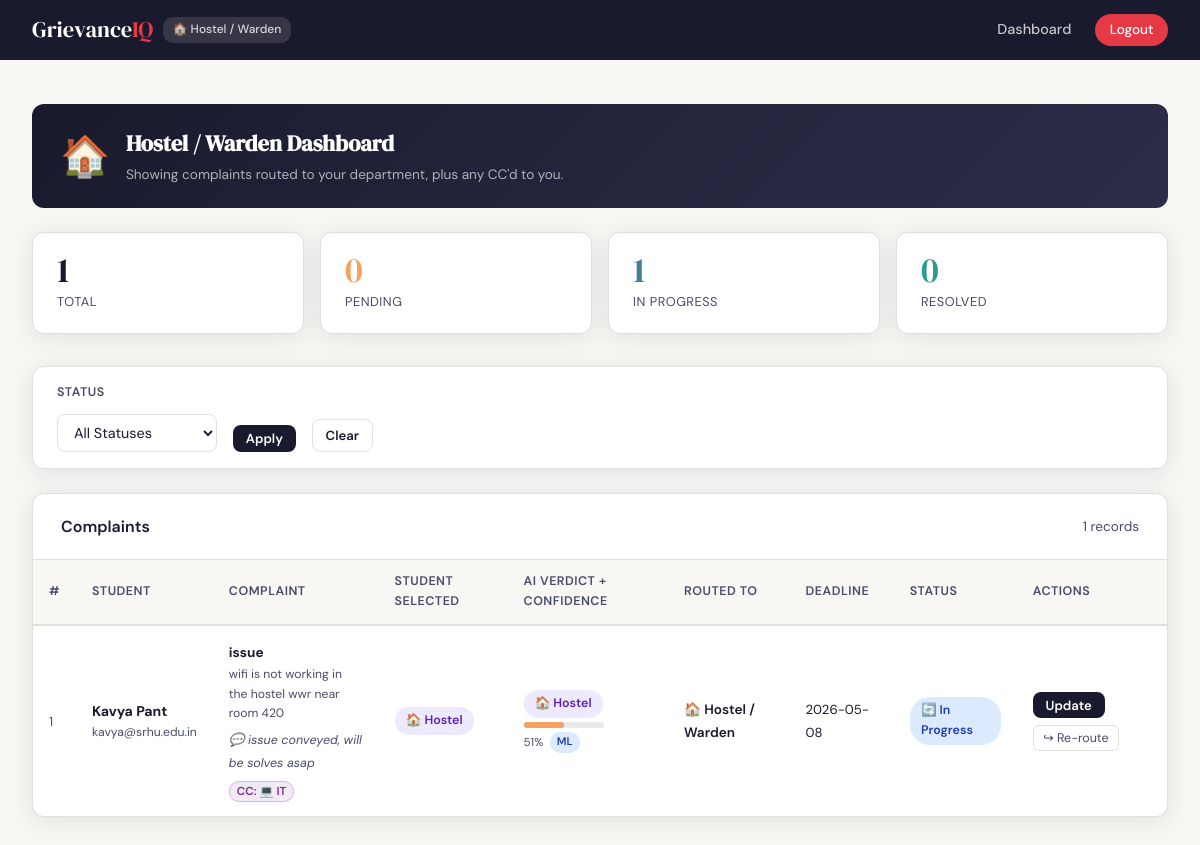
/admin (signed in), run on the app's committed database.
### tables this page shows
CREATE TABLE complaints (
            id             INTEGER PRIMARY KEY AUTOINCREMENT,
            title          TEXT    NOT NULL,
            description    TEXT    NOT NULL,
            category       TEXT    NOT NULL,
            ai_category    TEXT    NOT NULL,
            ai_confidence  REAL    DEFAULT 0.0,
            ai_source      TEXT    DEFAULT 'keyword_fallback',
            routed_to      TEXT    NOT NULL,
            status         TEXT    NOT NULL DEFAULT 'Pending',
            attachment     TEXT    DEFAULT NULL,
            admin_remark   TEXT    DEFAULT NULL,
            resolve_by     TEXT    DEFAULT NULL,
            is_overdue     INTEGER DEFAULT 0,
            user_id        INTEGER NOT NULL,
            submitted_at   TEXT    NOT NULL,
            FOREIGN KEY(user_id) REFERENCES users(id)
        );

CREATE TABLE users (
            id         INTEGER PRIMARY KEY AUTOINCREMENT,
            name       TEXT    NOT NULL,
            email      TEXT    UNIQUE NOT NULL,
            password   TEXT    NOT NULL,
            role       TEXT    NOT NULL DEFAULT 'student',
            department TEXT    DEFAULT NULL
        );

CREATE TABLE complaint_cc (
            id           INTEGER PRIMARY KEY AUTOINCREMENT,
            complaint_id INTEGER NOT NULL,
            cc_dept      TEXT    NOT NULL,
            FOREIGN KEY(complaint_id) REFERENCES complaints(id)
        );

### app.py (the view)
@app.route('/admin')
def admin_dashboard():
    if 'user_id' not in session or session['user_role'] not in ('admin', 'superadmin'):
        return redirect(url_for('login'))
    check_overdue_complaints()
    is_super  = (session['user_role'] == 'superadmin')
    user_dept = session.get('user_department')
    filter_dept   = request.args.get('category', '')
    filter_status = request.args.get('status', '')
    conn = get_db()
    if is_super:
        base_q = '''SELECT c.*, u.name as student_name, u.email as student_email,
                           NULL as cc_dept_label
                    FROM complaints c JOIN users u ON c.user_id=u.id WHERE 1=1'''
        base_p = []
        if filter_dept:
            base_q += ' AND c.routed_to=?'
            base_p.append(filter_dept)
        if filter_status:
            base_q += ' AND c.status=?'
            base_p.append(filter_status)
        cc_q = '''SELECT c.*, u.name as student_name, u.email as student_email,
                         cc.cc_dept as cc_dept_label
                  FROM complaints c JOIN users u ON c.user_id=u.id
                  JOIN complaint_cc cc ON cc.complaint_id=c.id WHERE 1=1'''
        cc_p = []
        if filter_dept:
            cc_q += ' AND cc.cc_dept=?'
            cc_p.append(filter_dept)
        if filter_status:
            cc_q += ' AND c.status=?'
            cc_p.append(filter_status)
    else:
        base_q = '''SELECT c.*, u.name as student_name, u.email as student_email,
                           NULL as cc_dept_label
                    FROM complaints c JOIN users u ON c.user_id=u.id
                    WHERE c.routed_to=?'''
        base_p = [user_dept]
        if filter_status:
            base_q += ' AND c.status=?'
            base_p.append(filter_status)
        cc_q = '''SELECT c.*, u.name as student_name, u.email as student_email,
                         cc.cc_dept as cc_dept_label
                  FROM complaints c JOIN users u ON c.user_id=u.id
                  JOIN complaint_cc cc ON cc.complaint_id=c.id
                  WHERE cc.cc_dept=?'''
        cc_p = [user_dept]
        if filter_status:
            cc_q += ' AND c.status=?'
            cc_p.append(filter_status)
    direct = conn.execute(base_q + ' ORDER BY c.submitted_at DESC', base_p).fetchall()
    ccd    = conn.execute(cc_q   + ' ORDER BY c.submitted_at DESC', cc_p).fetchall()
    complaints = list(direct) + list(ccd)
    cc_map = {}
    for row in complaints:
        cid = row['id']
        if cid not in cc_map:
            ccs = conn.execute(
                'SELECT cc_dept FROM complaint_cc WHERE complaint_id=?', (cid,)
            ).fetchall()
            cc_map[cid] = [r['cc_dept'] for r in ccs]
    conn.close()
    stats = {'Pending': 0, 'In Progress': 0, 'Resolved': 0, 'Total': len(complaints)}
    for c in complaints:
        if c['status'] in stats:
            stats[c['status']] += 1
    return render_template('admin_dashboard.html',
                           complaints=complaints,
                           cc_map=cc_map,
                           stats=stats,
                           departments=DEPARTMENTS,
                           is_super=is_super,
                           user_dept=user_dept,
                           selected_category=filter_dept,
                           selected_status=filter_status,
                           today=date.today().isoformat())

### templates/admin_dashboard.html (shortened to what this page needs)
{% extends "base.html" %}
{% block content %}
<div class="page">
    {% if not is_super %}
    <div class="dept-head-banner">
        <span class="big-icon">{{ departments[user_dept].icon }}</span>
        <div>
            <h2>{{ departments[user_dept].label }} Dashboard</h2>
            <p>Showing complaints routed to your department, plus any CC'd to you.</p>
        </div>
    </div>
    {% else %}
    <div style="margin-bottom:.25rem;">
        <h1 class="page-title">⭐ Super Admin Dashboard</h1>
        <p class="page-subtitle">All complaints across every department.</p>
    </div>
    {% endif %}
    <div class="stats-grid">
        <div class="stat-card stat-total"><div class="number">{{ stats.Total }}</div><div class="label">Total</div></div>
        <div class="stat-card stat-pending"><div class="number">{{ stats.Pending }}</div><div class="label">Pending</div></div>
        <div class="stat-card stat-progress"><div class="number">{{ stats['In Progress'] }}</div><div class="label">In Progress</div></div>
        <div class="stat-card stat-resolved"><div class="number">{{ stats.Resolved }}</div><div class="label">Resolved</div></div>
    </div>
    <form method="GET" action="{{ url_for('admin_dashboard') }}">
        <div class="filter-bar">
            <div class="filter-group">
                <label>Status</label>
                <select name="status">
                    <option value="">All Statuses</option>
                </select>
            </div>
            <button type="submit" class="btn btn-primary btn-sm">Apply</button>
            <a href="{{ url_for('admin_dashboard') }}" class="btn btn-outline btn-sm">Clear</a>
        </div>
    </form>
    <div class="card">
        <div class="card-header">
            <span style="font-weight:600;">Complaints</span>
            <span style="color:var(--ink-soft); font-size:.85rem;">{{ complaints|length }} records</span>
        </div>
        {% if complaints %}
        <div class="table-wrap">
            <table>
                <thead>
                    <tr>
                        <th>#</th>
                        <th>Student</th>
                        <th>Complaint</th>
                        <th>Student selected</th>
                        <th>AI verdict + confidence</th>
                        <th>Routed to</th>
                        <th>Deadline</th>
                        <th>Status</th>
                        <th>Actions</th>
                    </tr>
                </thead>
                <tbody>
                {% for c in complaints %}
                {% set conf = c.ai_confidence * 100 %}
                {% set is_mismatch = (c.category != c.ai_category and c.category != 'Other') %}
                <tr {% if is_mismatch and not c.is_overdue %}class="mismatch-row"{% elif c.is_overdue %}class="row-overdue"{% endif %}>
                    <td style="color:var(--ink-soft);font-size:.82rem;">{{ c.id }}</td>
                    <td>
                        <strong style="font-size:.88rem;">{{ c.student_name }}</strong>
                        <div style="font-size:.76rem;color:var(--ink-soft);">{{ c.student_email }}</div>
                    </td>
                    <td style="max-width:220px;">
                        <strong style="font-size:.85rem;">{{ c.title }}</strong>
                        <div style="font-size:.76rem;color:var(--ink-soft);margin-top:.1rem;">
                            {{ c.description[:65] }}{% if c.description|length>65 %}…{% endif %}
                        </div>
                        {% if c.admin_remark %}
                        <div style="margin-top:.25rem;">
                            <span class="remark-preview">💬 {{ c.admin_remark }}</span>
                        </div>
                        {% endif %}
                        {% if cc_map[c.id] %}
                        <div style="margin-top:.3rem;">
                            {% for dept in cc_map[c.id] %}
                                <span class="badge-cc-dept">CC: {{ departments[dept].icon }} {{ dept }}</span>
                            {% endfor %}
                        </div>
                        {% endif %}
                    </td>
                    <td>
                        <span class="badge badge-{{ c.category|lower }}">
                            {% if c.category in departments %}{{ departments[c.category].icon }}{% endif %}
                            {{ c.category }}
                        </span>
                    </td>
                    <td>
                        <span class="badge badge-{{ c.ai_category|lower }}">
                            {% if c.ai_category in departments %}{{ departments[c.ai_category].icon }}{% endif %}
                            {{ c.ai_category }}
                        </span>
                        <div class="conf-bar-wrap" style="margin-top:.3rem;">
                            <div class="conf-bar {% if conf >= 75 %}conf-high{% elif conf >= 50 %}conf-medium{% else %}conf-low{% endif %}"
                                 style="width:{{ [conf,100]|min }}%"></div>
                        </div>
                        <div style="display:flex;align-items:center;gap:.4rem;margin-top:.2rem;">
                            <span class="conf-label">{{ "%.0f"|format(conf) }}%</span>
                            <span class="source-tag {% if c.ai_source=='ml_model' %}source-ml{% else %}source-kw{% endif %}">
                                {{ 'ML' if c.ai_source=='ml_model' else 'KW' }}
                            </span>
                        </div>
                    </td>
                    <td>
                        <span style="font-weight:600;font-size:.85rem;">
                            {% if c.routed_to in departments %}{{ departments[c.routed_to].icon }}{% endif %}
                            {{ departments[c.routed_to].label if c.routed_to in departments else c.routed_to }}
                        </span>
                    </td>
                    <td>
                        {% if c.resolve_by %}
                            <span class="{% if c.is_overdue %}overdue-date{% endif %}" style="font-size:.82rem;">
                                {{ c.resolve_by }}
                            </span>
                        {% else %}
                            <span style="color:var(--ink-soft);font-size:.8rem;">—</span>
                        {% endif %}
                    </td>
                    <td>
                        {% if c.status=='Pending' %}<span class="badge badge-pending">⏳ Pending</span>
                        {% elif c.status=='In Progress' %}<span class="badge badge-progress">🔄 In Progress</span>
                        {% else %}<span class="badge badge-resolved">✅ Resolved</span>{% endif %}
                    </td>
                    <td>
    <button class="btn btn-primary btn-sm"
        onclick="openStatusModal({{ c.id }}, '{{ c.status }}', `{{ c.admin_remark or '' }}`, '{{ c.resolve_by or '' }}')">
        Update
    </button>
    {% if not c.cc_dept_label %}
    <button class="reroute-btn" style="margin-top:.4rem;"
        onclick="openReroute({{ c.id }}, '{{ c.routed_to }}', {{ cc_map[c.id]|tojson }})">
        ↪ Re-route
    </button>
    {% else %}
    <div style="font-size:.75rem;color:var(--ink-soft);margin-top:.3rem;">CC — can update, not re-route</div>
    {% endif %}
</td>
                </tr>
                {% endfor %}
                </tbody>
            </table>
        </div>
        {% else %}
        <div class="empty-state">
            <div class="icon">📭</div>
            <p>No complaints found.</p>
        </div>
        {% endif %}
    </div>
</div>
{% endblock %}

### templates/base.html (shortened to what this page needs)
<!DOCTYPE html>
<html lang="en">
<head>
</head>
<body>
<nav>
    <div style="display:flex; align-items:center;">
        <a class="nav-brand" href="#">Grievance<span>IQ</span></a>
        {% if session.user_department %}
            <span class="nav-dept-tag">
                {{ departments[session.user_department].icon }}
                {{ departments[session.user_department].label }}
            </span>
        {% elif session.user_role == 'superadmin' %}
            <span class="nav-dept-tag">⭐ Super Admin</span>
        {% endif %}
    </div>
    <div class="nav-links">
        {% if session.user_role == 'student' %}
            <a href="{{ url_for('student_dashboard') }}">My Complaints</a>
            <a href="{{ url_for('submit_complaint') }}">+ Submit</a>
            <a href="{{ url_for('logout') }}" class="nav-pill">Logout</a>
        {% elif session.user_role in ('admin', 'superadmin') %}
            <a href="{{ url_for('admin_dashboard') }}">Dashboard</a>
            <a href="{{ url_for('logout') }}" class="nav-pill">Logout</a>
        {% else %}
            <a href="{{ url_for('login') }}">Login</a>
            <a href="{{ url_for('signup') }}" class="nav-pill">Sign Up</a>
        {% endif %}
    </div>
</nav>
<div class="flash-container">
</div>
{% block content %}{% endblock %}
</body>
</html>

### data on the page
complaints: id "1", student_name "Kavya Pant", student_email "kavya@srhu.edu.in", title "issue", description "wifi is not working in the hostel wwr near room 420", admin_remark "issue conveyed, will be solves asap", category "🏠", category "Hostel", ai_category "🏠", ai_category "Hostel", {{ [conf,100]|min }} 51.149183256541434 (drawn), conf "51", ai_source "ML", routed_to "🏠", routed_to "Hostel / Warden", resolve_by "2026-05-08", status "🔄 In Progress"
complaint_cc: cc_dept "💻", cc_dept "IT"

### other printed values
{{ departments[session.user_department].icon }} "🏠"
{{ departments[session.user_department].label }} "Hostel / Warden"
{{ departments[user_dept].icon }} "🏠"
{{ departments[user_dept].label }} "Hostel / Warden"
{{ stats.Total }} "1"
{{ stats.Pending }} "0"
{{ stats['In Progress'] }} "1"
{{ stats.Resolved }} "0"
{{ complaints|length }} "1"
